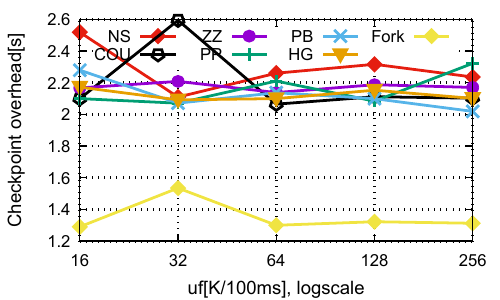

Reproduce this figure in gnuplot.
set term pdfcairo lw 2 font "Arial,18"
set output "uf-overhead.pdf"

set xlabel "uf[K/100ms], logscale" font "Arial,20"
set ylabel "Checkpoint overhead[s]" font "Arial,20"
set xtics ("16" 16,"32" 32,"64" 64,"128" 128,"256" 256)

set logscale x
set key center top
set grid lw 2
set key maxcols 3
set key maxrows 2
set key samplen 3
plot [16:256][]\
"uf-overhead.txt" using 1:($2/1000000000) title "NS" with linespoints linecolor 7 linewidth 2 pointtype 13 pointsize 1.5,\
"uf-overhead.txt" using 1:($3/1000000000) title "COU" with linespoints linecolor 8 linewidth 2 pointtype 14 pointsize 1.5,\
"uf-overhead.txt" using 1:($4/1000000000) title "ZZ" with linespoints linecolor 9 linewidth 2 pointtype 7 pointsize 1.2,\
"uf-overhead.txt" using 1:($5/1000000000) title "PP" with linespoints linecolor 10 linewidth 2 pointtype 16 pointsize 1.5,\
"uf-overhead.txt" using 1:($6/1000000000) title "PB" with linespoints linecolor 11 linewidth 2 pointtype 17 pointsize 1.5,\
"uf-overhead.txt" using 1:($7/1000000000) title "HG" with linespoints linecolor 12 linewidth 2 pointtype 11 pointsize 1.5,\
"uf-overhead.txt" using 1:($8/1000000000) title "Fork" with linespoints linecolor 13 linewidth 2 pointtype 13 pointsize 1.5